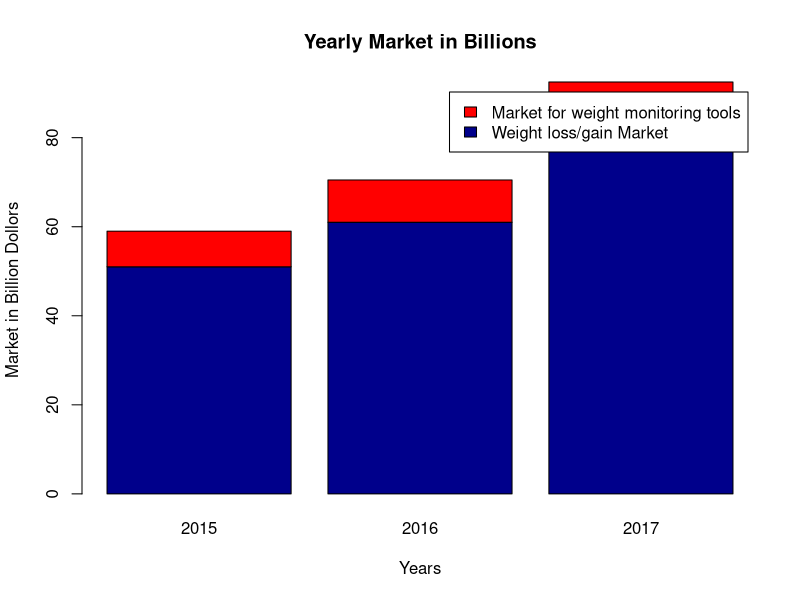

Reproduce this figure in R.
## ---- chunk 1
market <- matrix(c(51,61,80,8,9.5,12.5),ncol=3,byrow=TRUE)
colnames(market) <- c("2015","2016","2017")
rownames(market) <- c("Weight loss/gain Market","Market for weight monitoring tools")

barplot(market, main="Yearly Market in Billions", xlab="Years", ylab="Market in Billion Dollors", col=c("darkblue","red"),legend = rownames(market))
